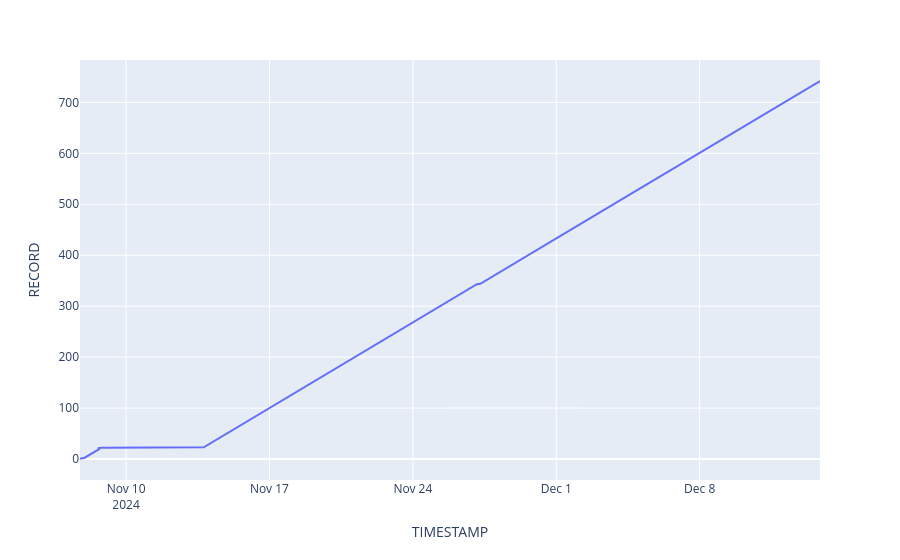
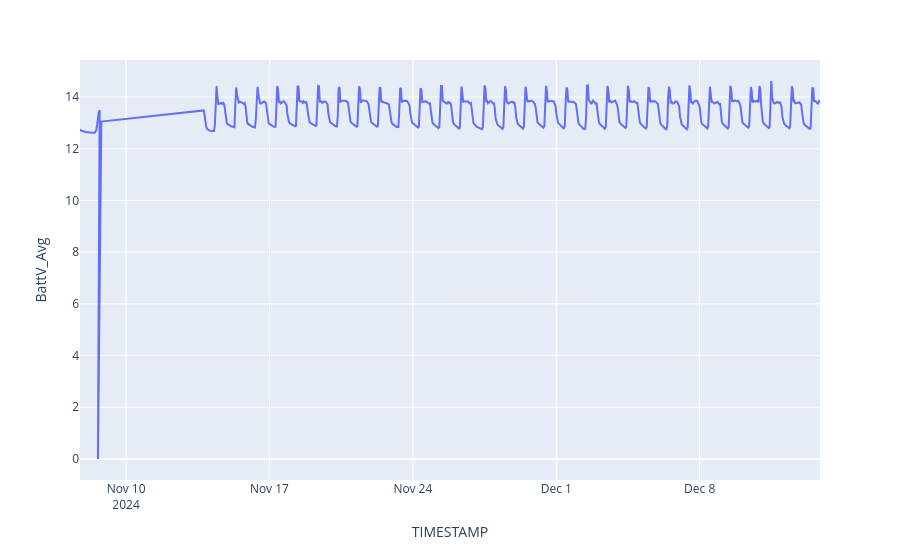
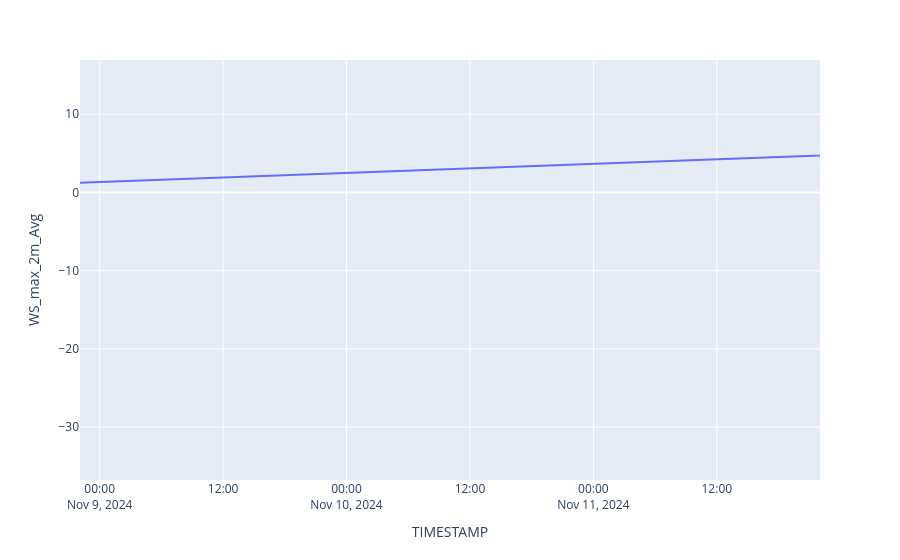
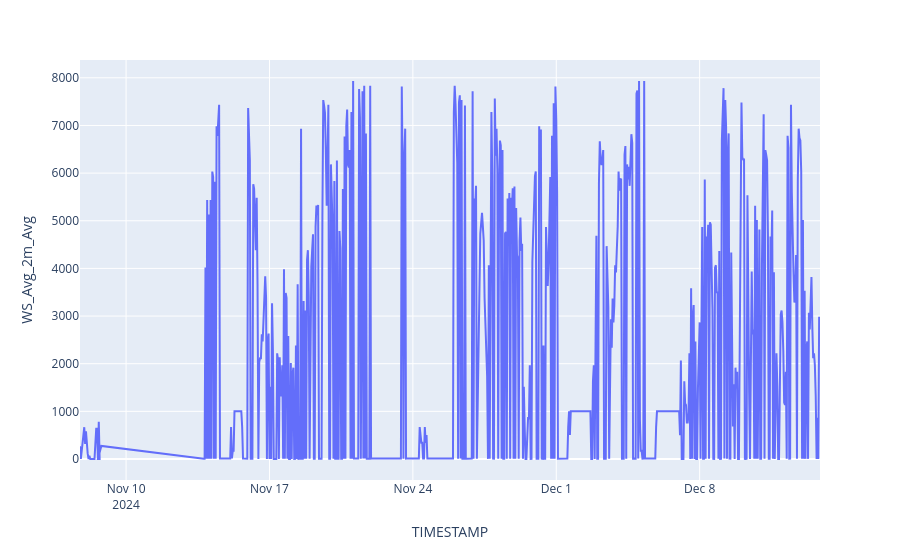

Notebook code cell kept with these figures, in order:
### Code cell
path = r"C:\Users\pauls\Downloads\CR1000XSeries_hr_goes.dat"
data = pd.read_csv(path,index_col='TIMESTAMP')

for i in range(data.shape[1]):

    fig = px.line(data,data.index,data.columns[i])
    fig.show()

### Figure 1 — Plotly figure (JSON) as saved in the notebook; plotly's stock layout.template omitted (floating-point values rounded to 4 significant figures; data arrays with more than 128 entries replaced by an {"elided": "..."} marker saying what was removed)
{"data": [{"hovertemplate": "TIMESTAMP=%{x}<br>RECORD=%{y}<extra></extra>", "legendgroup": "", "line": {"color": "#636efa", "dash": "solid"}, "marker": {"symbol": "circle"}, "mode": "lines", "name": "", "orientation": "v", "showlegend": false, "type": "scatter", "x": {"elided": "743 str values"}, "xaxis": "x", "y": {"elided": "743 int values"}, "yaxis": "y"}], "layout": {"autosize": true, "legend": {"tracegroupgap": 0}, "margin": {"t": 60}, "xaxis": {"anchor": "y", "autorange": true, "domain": [0, 1], "range": ["2024-11-07 18:00", "2024-12-13 21:00"], "title": {"text": "TIMESTAMP"}, "type": "date"}, "yaxis": {"anchor": "x", "autorange": true, "domain": [0, 1], "range": [-41.22, 783.2], "title": {"text": "RECORD"}, "type": "linear"}}}

### Figure 2 — Plotly figure (JSON) as saved in the notebook; plotly's stock layout.template omitted (floating-point values rounded to 4 significant figures; data arrays with more than 128 entries replaced by an {"elided": "..."} marker saying what was removed)
{"data": [{"hovertemplate": "TIMESTAMP=%{x}<br>BattV_Avg=%{y}<extra></extra>", "legendgroup": "", "line": {"color": "#636efa", "dash": "solid"}, "marker": {"symbol": "circle"}, "mode": "lines", "name": "", "orientation": "v", "showlegend": false, "type": "scatter", "x": {"elided": "743 str values"}, "xaxis": "x", "y": {"elided": "743 float values"}, "yaxis": "y"}], "layout": {"autosize": true, "legend": {"tracegroupgap": 0}, "margin": {"t": 60}, "xaxis": {"anchor": "y", "autorange": true, "domain": [0, 1], "range": ["2024-11-07 18:00", "2024-12-13 21:00"], "title": {"text": "TIMESTAMP"}, "type": "date"}, "yaxis": {"anchor": "x", "autorange": true, "domain": [0, 1], "range": [-0.8122, 15.43], "title": {"text": "BattV_Avg"}, "type": "linear"}}}

### Figure 3 — Plotly figure (JSON) as saved in the notebook; plotly's stock layout.template omitted (floating-point values rounded to 4 significant figures; data arrays with more than 128 entries replaced by an {"elided": "..."} marker saying what was removed)
{"data": [{"hovertemplate": "TIMESTAMP=%{x}<br>WS_max_2m_Avg=%{y}<extra></extra>", "legendgroup": "", "line": {"color": "#636efa", "dash": "solid"}, "marker": {"symbol": "circle"}, "mode": "lines", "name": "", "orientation": "v", "showlegend": false, "type": "scatter", "x": {"elided": "743 str values"}, "xaxis": "x", "y": {"elided": "743 float values"}, "yaxis": "y"}], "layout": {"autosize": true, "legend": {"tracegroupgap": 0}, "margin": {"t": 60}, "xaxis": {"anchor": "y", "autorange": false, "domain": [0, 1], "range": ["2024-11-08 22:05:12.9586", "2024-11-11 22:02:08.8086"], "title": {"text": "TIMESTAMP"}, "type": "date"}, "yaxis": {"anchor": "x", "autorange": false, "domain": [0, 1], "range": [-36.77, 16.93], "title": {"text": "WS_max_2m_Avg"}, "type": "linear"}}}

### Figure 4 — Plotly figure (JSON) as saved in the notebook; plotly's stock layout.template omitted (floating-point values rounded to 4 significant figures; data arrays with more than 128 entries replaced by an {"elided": "..."} marker saying what was removed)
{"data": [{"hovertemplate": "TIMESTAMP=%{x}<br>WS_Avg_2m_Avg=%{y}<extra></extra>", "legendgroup": "", "line": {"color": "#636efa", "dash": "solid"}, "marker": {"symbol": "circle"}, "mode": "lines", "name": "", "orientation": "v", "showlegend": false, "type": "scatter", "x": {"elided": "743 str values"}, "xaxis": "x", "y": {"elided": "743 float values"}, "yaxis": "y"}], "layout": {"autosize": true, "legend": {"tracegroupgap": 0}, "margin": {"t": 60}, "xaxis": {"anchor": "y", "autorange": true, "domain": [0, 1], "range": ["2024-11-07 18:00", "2024-12-13 21:00"], "title": {"text": "TIMESTAMP"}, "type": "date"}, "yaxis": {"anchor": "x", "autorange": true, "domain": [0, 1], "range": [-440.7, 8374.0], "title": {"text": "WS_Avg_2m_Avg"}, "type": "linear"}}}
